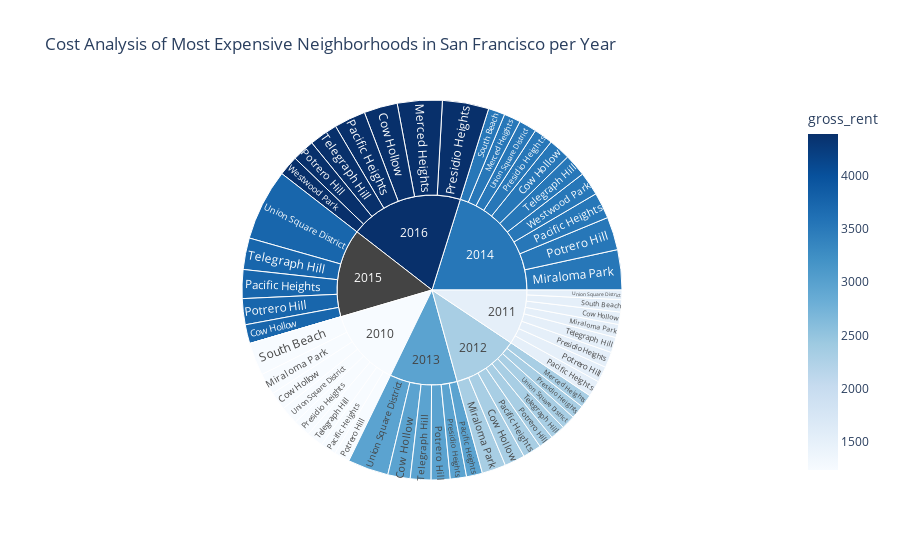

Source (notebook cell):
### Code cell
sunburst()

### Figure 1 — Plotly figure (JSON) as saved in the notebook; plotly's stock layout.template omitted (floating-point values rounded to 4 significant figures)
{"data": [{"branchvalues": "total", "customdata": [[1239], [1530.0], [2324], [2971], [3528.0], [3739.0], [4390], [2324], [3528], [4390], [1239], [1530], [2324], [3528.0], [1239], [1530], [2324], [2971], [3528], [3739], [4390], [1239], [1530], [2324], [2971], [3528], [3739], [4390], [1239], [1530], [2324], [2971], [3528], [null], [4390], [1239], [1530.0], [3528], [1239], [1530], [2324], [2971], [3528.0], [3739], [4390], [1239], [1530], [2324], [2971], [3528], [3739.0], [3528.0], [4390], [1239.0], [1530], [2324.0], [2971], [3528], [null], [4390]], "domain": {"x": [0, 1], "y": [0, 1]}, "hovertemplate": "labels=%{label}<br>sale_price_sqr_foot=%{value}<br>parent=%{parent}<br>id=%{id}<br>gross_rent=%{color}<extra></extra>", "ids": ["2010/Cow Hollow", "2011/Cow Hollow", "2012/Cow Hollow", "2013/Cow Hollow", "2014/Cow Hollow", "2015/Cow Hollow", "2016/Cow Hollow", "2012/Merced Heights", "2014/Merced Heights", "2016/Merced Heights", "2010/Miraloma Park", "2011/Miraloma Park", "2012/Miraloma Park", "2014/Miraloma Park", "2010/Pacific Heights", "2011/Pacific Heights", "2012/Pacific Heights", "2013/Pacific Heights", "2014/Pacific Heights", "2015/Pacific Heights", "2016/Pacific Heights", "2010/Potrero Hill", "2011/Potrero Hill", "2012/Potrero Hill", "2013/Potrero Hill", "2014/Potrero Hill", "2015/Potrero Hill", "2016/Potrero Hill", "2010/Presidio Heights", "2011/Presidio Heights", "2012/Presidio Heights", "2013/Presidio Heights", "2014/Presidio Heights", "2015/Presidio Heights", "2016/Presidio Heights", "2010/South Beach", "2011/South Beach", "2014/South Beach", "2010/Telegraph Hill", "2011/Telegraph Hill", "2012/Telegraph Hill", "2013/Telegraph Hill", "2014/Telegraph Hill", "2015/Telegraph Hill", "2016/Telegraph Hill", "2010/Union Square District", "2011/Union Square District", "2012/Union Square District", "2013/Union Square District", "2014/Union Square District", "2015/Union Square District", "2014/Westwood Park", "2016/Westwood Park", "2010", "2011", "2012", "2013", "2014", "2015", "2016"], "labels": ["Cow Hollow", "Cow Hollow", "Cow Hollow", "Cow Hollow", "Cow Hollow", "Cow Hollow", "Cow Hollow", "Merced Heights", "Merced Heights", "Merced Heights", "Miraloma Park", "Miraloma Park", "Miraloma Park", "Miraloma Park", "Pacific Heights", "Pacific Heights", "Pacific Heights", "Pacific Heights", "Pacific Heights", "Pacific Heights", "Pacific Heights", "Potrero Hill", "Potrero Hill", "Potrero Hill", "Potrero Hill", "Potrero Hill", "Potrero Hill", "Potrero Hill", "Presidio Heights", "Presidio Heights", "Presidio Heights", "Presidio Heights", "Presidio Heights", "Presidio Heights", "Presidio Heights", "South Beach", "South Beach", "South Beach", "Telegraph Hill", "Telegraph Hill", "Telegraph Hill", "Telegraph Hill", "Telegraph Hill", "Telegraph Hill", "Telegraph Hill", "Union Square District", "Union Square District", "Union Square District", "Union Square District", "Union Square District", "Union Square District", "Westwood Park", "Westwood Park", "2010", "2011", "2012", "2013", "2014", "2015", "2016"], "marker": {"coloraxis": "coloraxis", "colors": [1239, 1530.0, 2324, 2971, 3528.0, 3739.0, 4390, 2324, 3528, 4390, 1239, 1530, 2324, 3528.0, 1239, 1530, 2324, 2971, 3528, 3739, 4390, 1239, 1530, 2324, 2971, 3528, 3739, 4390, 1239, 1530, 2324, 2971, 3528, null, 4390, 1239, 1530.0, 3528, 1239, 1530, 2324, 2971, 3528.0, 3739, 4390, 1239, 1530, 2324, 2971, 3528, 3739.0, 3528.0, 4390, 1239.0, 1530, 2324.0, 2971, 3528, null, 4390]}, "name": "", "parents": ["2010", "2011", "2012", "2013", "2014", "2015", "2016", "2012", "2014", "2016", "2010", "2011", "2012", "2014", "2010", "2011", "2012", "2013", "2014", "2015", "2016", "2010", "2011", "2012", "2013", "2014", "2015", "2016", "2010", "2011", "2012", "2013", "2014", "2015", "2016", "2010", "2011", "2014", "2010", "2011", "2012", "2013", "2014", "2015", "2016", "2010", "2011", "2012", "2013", "2014", "2015", "2014", "2016", "", "", "", "", "", "", ""], "type": "sunburst", "values": [569.4, 390.6, 644.8, 707.4, 691.9, 598.6, 1059.0, 421.1, 528.7, 1417.0, 680.6, 414.7, 756.2, 1268.0, 496.5, 509.0, 586.2, 503.9, 824.7, 910.2, 996.4, 491.5, 503.1, 466.6, 598.7, 1045.0, 821.3, 707.7, 549.4, 493.8, 426.6, 512.8, 603.5, 0, 1466.0, 1037.0, 388.6, 524.6, 524.8, 483.4, 465.8, 653.3, 708.2, 997.0, 903.0, 569.2, 302.1, 445.2, 1290.0, 558.3, 2259.0, 743.0, 631.2, 4918.0, 3485.0, 4213.0, 4267.0, 7496.0, 5586.0, 7180.0]}], "layout": {"coloraxis": {"colorbar": {"title": {"text": "gross_rent"}}, "colorscale": [[0, "rgb(247,251,255)"], [0.125, "rgb(222,235,247)"], [0.25, "rgb(198,219,239)"], [0.375, "rgb(158,202,225)"], [0.5, "rgb(107,174,214)"], [0.625, "rgb(66,146,198)"], [0.75, "rgb(33,113,181)"], [0.875, "rgb(8,81,156)"], [1, "rgb(8,48,107)"]]}, "legend": {"tracegroupgap": 0}, "title": {"text": "Cost Analysis of Most Expensive Neighborhoods in San Francisco per Year"}}}
